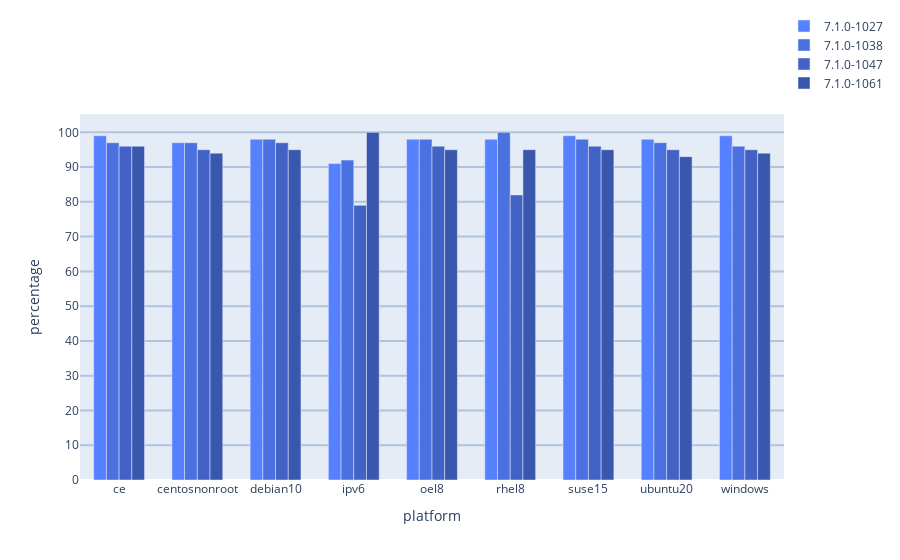

Notebook source saved alongside this figure:
### Code cell
query_last_weekly_build = f'SELECT raw `build` FROM server WHERE `build` <= $version AND `build` > "{release}" GROUP BY `build` HAVING sum(totalCount) > 10000 ORDER BY `build` DESC LIMIT { limit }'
query_pct = 'SELECT a.`build` as `build`, ROUND((SUM(CASE WHEN a.platform = "rhel8" THEN a.totalCount END)-SUM(CASE WHEN a.platform = "rhel8" THEN a.failCount END))/SUM(CASE WHEN a.platform = "rhel8" THEN a.totalCount END)*100,0) AS `rhel8`, ROUND((SUM(CASE WHEN a.platform = "centosnonroot" THEN a.totalCount END)-SUM(CASE WHEN a.platform = "centosnonroot" THEN a.failCount END))/SUM(CASE WHEN a.platform = "centosnonroot" THEN a.totalCount END)*100,0) AS `centosnonroot`, ROUND((SUM(CASE WHEN a.platform = "debian10" THEN a.totalCount END)-SUM(CASE WHEN a.platform = "debian10" THEN a.failCount END))/SUM(CASE WHEN a.platform = "debian10" THEN a.totalCount END)*100,0) AS `debian10`, ROUND((SUM(CASE WHEN a.platform = "ubuntu20" THEN a.totalCount END)-SUM(CASE WHEN a.platform = "ubuntu20" THEN a.failCount END))/SUM(CASE WHEN a.platform = "ubuntu20" THEN a.totalCount END)*100,0) AS `ubuntu20`, ROUND((SUM(CASE WHEN a.platform = "suse15" THEN a.totalCount END)-SUM(CASE WHEN a.platform = "suse15" THEN a.failCount END))/SUM(CASE WHEN a.platform = "suse15" THEN a.totalCount END)*100,0) AS `suse15`, ROUND((SUM(CASE WHEN a.platform = "oel8" THEN a.totalCount END)-SUM(CASE WHEN a.platform = "oel8" THEN a.failCount END))/SUM(CASE WHEN a.platform = "oel8" THEN a.totalCount END)*100,0) AS `oel8`, ROUND((SUM(CASE WHEN a.platform = "windows" THEN a.totalCount END)-SUM(CASE WHEN a.platform = "windows" THEN a.failCount END))/SUM(CASE WHEN a.platform = "windows" THEN a.totalCount END)*100,0) AS `windows`, ROUND((SUM(CASE WHEN a.platform = "ipv6" THEN a.totalCount END)-SUM(CASE WHEN a.platform = "ipv6" THEN a.failCount END))/SUM(CASE WHEN a.platform = "ipv6" THEN a.totalCount END)*100,0) AS `ipv6`, ROUND((SUM(CASE WHEN a.platform = "centos" THEN a.totalCount END)-SUM(CASE WHEN a.platform = "centos" THEN a.failCount END))/SUM(CASE WHEN a.platform = "centos" THEN a.totalCount END)*100,0) AS `ce` FROM ( SELECT `build`, name, totalCount, failCount, CASE WHEN name LIKE "centos-ipv6%" THEN "ipv6" ELSE SPLIT(name,"-")[0] END AS platform FROM server WHERE `build` in $version AND (name LIKE "%os_certify%" OR (name LIKE "centos-ipv6%" AND name NOT LIKE "centos-ipv6_sanity%"))) AS a GROUP BY `build` ORDER BY `build` ASC'
result1 = run_query(query=query_last_weekly_build, param={'$version': f'"{release}-{current_build}"'})
weekly_builds = result1['results']
result1 = run_query(query=query_pct, param={'$version': json.dumps(weekly_builds)})

color_var = 255
barGraph = []
for entry in result1['results']:
    build = entry.pop('build')
    entry = pd.json_normalize(entry)
    bar = f"go.Bar(name=str(build), x=entry.columns, y=entry.iloc[0], marker_color='rgb({color_var/3},{color_var/2},{color_var})')"
    barGraph.append(eval(bar))
    color_var = color_var * (1 - 0.6/limit)

groupedBarGraph = go.Figure(data=barGraph)
groupedBarGraph.update_layout(
    barmode='group',
    bargap=.35,
    legend=dict(y=1.28, x=1),
    height=600
)
groupedBarGraph.update_xaxes(title=dict(text="platform"))
groupedBarGraph.update_yaxes(title=dict(text="percentage"), tickvals=[0,10,20,30,40,50,60,70,80,90,100], gridcolor="lightsteelblue", gridwidth=2)

plotly.offline.iplot(groupedBarGraph, filename='jupyter-chart.html')

### Figure 1 — Plotly figure (JSON) as saved in the notebook; plotly's stock layout.template omitted (floating-point values rounded to 4 significant figures)
{"data": [{"marker": {"color": "rgb(85.0,127.5,255)"}, "name": "7.1.0-1027", "type": "bar", "visible": true, "x": ["ce", "centosnonroot", "debian10", "ipv6", "oel8", "rhel8", "suse15", "ubuntu20", "windows"], "y": [99, 97, 98, 91, 98, 98, 99, 98, 99]}, {"marker": {"color": "rgb(74.8,112.2,224.4)"}, "name": "7.1.0-1038", "type": "bar", "visible": true, "x": ["ce", "centosnonroot", "debian10", "ipv6", "oel8", "rhel8", "suse15", "ubuntu20", "windows"], "y": [97, 97, 98, 92, 98, 100, 98, 97, 96]}, {"marker": {"color": "rgb(65.824,98.736,197.472)"}, "name": "7.1.0-1047", "type": "bar", "visible": true, "x": ["ce", "centosnonroot", "debian10", "ipv6", "oel8", "rhel8", "suse15", "ubuntu20", "windows"], "y": [96, 95, 97, 79, 96, 82, 96, 95, 95]}, {"marker": {"color": "rgb(57.92512,86.88768,173.77536)"}, "name": "7.1.0-1061", "type": "bar", "visible": true, "x": ["ce", "centosnonroot", "debian10", "ipv6", "oel8", "rhel8", "suse15", "ubuntu20", "windows"], "y": [96, 94, 95, 100, 95, 95, 95, 93, 94]}], "layout": {"autosize": true, "bargap": 0.35, "barmode": "group", "dragmode": "zoom", "legend": {"x": 1, "y": 1.28}, "xaxis": {"autorange": true, "range": [-0.5, 8.5], "title": {"text": "platform"}, "type": "category"}, "yaxis": {"autorange": true, "gridcolor": "lightsteelblue", "gridwidth": 2, "range": [0, 105.3], "tickvals": [0, 10, 20, 30, 40, 50, 60, 70, 80, 90, 100], "title": {"text": "percentage"}, "type": "linear"}}}
